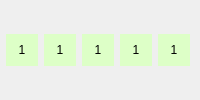
                        <widget class="QFrame" name="frame_33">
                         <property name="sizePolicy">
                          <sizepolicy hsizetype="Preferred" vsizetype="Preferred">
                           <horstretch>0</horstretch>
                           <verstretch>0</verstretch>
                          </sizepolicy>
                         </property>
                         <property name="minimumSize">
                          <size>
                           <width>0</width>
                           <height>24</height>
                          </size>
                         </property>
                         <property name="maximumSize">
                          <size>
                           <width>16777215</width>
                           <height>16777215</height>
                          </size>
                         </property>
                         <property name="styleSheet">
                          <string notr="true">border: 0px;</string>
                         </property>
                         <property name="frameShape">
                          <enum>QFrame::StyledPanel</enum>
                         </property>
                         <property name="frameShadow">
                          <enum>QFrame::Raised</enum>
                         </property>
                         <layout class="QHBoxLayout" name="horizontalLayout_17">
                          <property name="spacing">
                           <number>0</number>
                          </property>
                          <property name="sizeConstraint">
                           <enum>QLayout::SetDefaultConstraint</enum>
                          </property>
                          <property name="leftMargin">
                           <number>0</number>
                          </property>
                          <property name="topMargin">
                           <number>0</number>
                          </property>
                          <property name="rightMargin">
                           <number>0</number>
                          </property>
                          <property name="bottomMargin">
                           <number>0</number>
                          </property>
                          <item>
                           <widget class="QPushButton" name="pushButton_25">
                            <property name="maximumSize">
                             <size>
                              <width>32</width>
                              <height>32</height>
                             </size>
                            </property>
                            <property name="styleSheet">
                             <string notr="true">background-color: rgb(221, 255, 199)</string>
                            </property>
                            <property name="text">
                             <string>1</string>
                            </property>
                           </widget>
                          </item>
                          <item>
                           <widget class="QPushButton" name="pushButton_26">
                            <property name="maximumSize">
                             <size>
                              <width>32</width>
                              <height>32</height>
                             </size>
                            </property>
                            <property name="styleSheet">
                             <string notr="true">background-color: rgb(221, 255, 199)</string>
                            </property>
                            <property name="text">
                             <string>1</string>
                            </property>
                           </widget>
                          </item>
                          <item>
                           <widget class="QPushButton" name="pushButton_27">
                            <property name="maximumSize">
                             <size>
                              <width>32</width>
                              <height>32</height>
                             </size>
                            </property>
                            <property name="styleSheet">
                             <string notr="true">background-color: rgb(221, 255, 199)</string>
                            </property>
                            <property name="text">
                             <string>1</string>
                            </property>
                           </widget>
                          </item>
                          <item>
                           <widget class="QPushButton" name="pushButton_28">
                            <property name="maximumSize">
                             <size>
                              <width>32</width>
                              <height>32</height>
                             </size>
                            </property>
                            <property name="styleSheet">
                             <string notr="true">background-color: rgb(221, 255, 199)</string>
                            </property>
                            <property name="text">
                             <string>1</string>
                            </property>
                           </widget>
                          </item>
                          <item>
                           <widget class="QPushButton" name="pushButton_29">
                            <property name="maximumSize">
                             <size>
                              <width>32</width>
                              <height>32</height>
                             </size>
                            </property>
                            <property name="styleSheet">
                             <string notr="true">background-color: rgb(221, 255, 199)</string>
                            </property>
                            <property name="text">
                             <string>1</string>
                            </property>
                           </widget>
                          </item>
                         </layout>
                        </widget>
